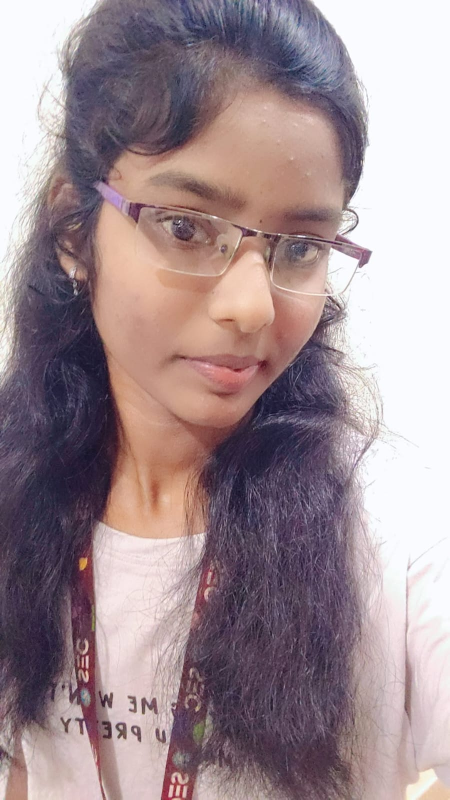
#> input picture photo 3.jpeg, 899 x 1599 px, found by its file name (shown at 1/2 size)
$ jupyter execute --allow-errors Ex-1.ipynb   (shell and % lines are left out)
#> lines starting #> are read from the running program, lines starting #| are printed output that depends on the picture; after the words box and inside, x2 and y2 are one past the last pixel; in counts of white or black regions, pixels touching at a corner belong together
## EXP-1-Image-Handling-and-Pixel-Transformations-Using-OpenCV

## Name : DIVYA PRIYA S

## REG NO : 212225240037

#> (a cell that did not finish here is left out)

[cell 2]
import cv2
import matplotlib.pyplot as plt

[cell 3]
# Read the image using OpenCV
img = cv2.imread(r"C:\Users\acer\Downloads\photo 3.jpeg", cv2.IMREAD_COLOR)
#> img is the input picture: shape (1599, 899, 3); mean B, G, R 146.5, 141.3, 159.9

[cell 4]
# Convert BGR (OpenCV's default) to RGB (Matplotlib's expected color order)
img_rgb = cv2.cvtColor(img, cv2.COLOR_BGR2RGB)

[cell 5]
# Display the image using Matplotlib
plt.imshow(img_rgb, cmap='viridis')  # You can change 'viridis' to another cmap or use None for RGB images
plt.title("Original Image")
plt.axis('off')  # Removes axis ticks and labels
plt.show()

[cell 6]
# Load the image
image = cv2.imread('Qno. 1.jpg')

[cell 7]
# Convert BGR (OpenCV's default) to RGB (Matplotlib's expected color order)
img_rgb = cv2.cvtColor(img, cv2.COLOR_BGR2RGB)

[cell 8]
img_rgb.shape
#> Out = (1599, 899, 3)

[cell 9]
# Draw a line from top-left to bottom-right
line_img = cv2.line(img_rgb, (0, 0), (768, 600), (255, 0, 0), 2) # cv2.line(image, start_point, end_point, color, thickness)

[cell 10]
plt.imshow(line_img, cmap='viridis')
plt.title("Image with Line")
plt.axis('off')
plt.show()

[cell 11]
# Load the image
image = cv2.imread('Qno. 1.jpg')

# Convert BGR (OpenCV's default) to RGB (Matplotlib's expected color order)
img_rgb = cv2.cvtColor(img, cv2.COLOR_BGR2RGB)

[cell 12]
img_rgb.shape
#> Out = (1599, 899, 3)

[cell 13]
circle_img = cv2.circle(img_rgb,(400,300),150,(255,0,0),10) # cv2.circle(image, center, radius, color, thickness)

[cell 14]
plt.imshow(circle_img, cmap='viridis')
plt.title("Image with Circle")
plt.axis('off')
plt.show()

[cell 15]
# Load the image
image = cv2.imread('Qno. 1.jpg')

# Convert BGR (OpenCV's default) to RGB (Matplotlib's expected color order)
img_rgb = cv2.cvtColor(img, cv2.COLOR_BGR2RGB)

[cell 16]
img.shape
#> Out = (1599, 899, 3)

[cell 17]
# Draw a rectangle around the Whole image
rectangle_img = cv2.rectangle(img_rgb, (0, 0), (768, 600), (0, 0, 255), 10)  # cv2.rectangle(image, start_point, end_point, color, thickness)

[cell 18]
plt.imshow(rectangle_img, cmap='viridis')
plt.title("Image with Rectangle")
plt.axis('off')
plt.show()

[cell 19]
# Load the image
image = cv2.imread('Qno. 1.jpg')

# Convert BGR (OpenCV's default) to RGB (Matplotlib's expected color order)
img_rgb = cv2.cvtColor(img, cv2.COLOR_BGR2RGB)

[cell 20]
# Add text to the image
text_img = cv2.putText(img_rgb, "OpenCV Drawing", (10, 30), cv2.FONT_HERSHEY_SIMPLEX, 1, (255, 0, 0), 10)  ## cv2.putText(image, text, position, font, font_scale, color, thickness)

[cell 21]
plt.imshow(text_img, cmap='viridis')
plt.title("Image with Text")
plt.axis('off')
plt.show()

[cell 22]
# Load the image
image = cv2.imread(r"C:\Users\acer\Downloads\photo 3.jpeg", cv2.IMREAD_COLOR)

[cell 23]
image_rgb = cv2.cvtColor(image, cv2.COLOR_BGR2RGB)

[cell 24]
# Original RGB Image
plt.imshow(image_rgb)
plt.title("Original RGB Image")
plt.axis("off")

[cell 25]
# Convert RGB to HSV
image_hsv = cv2.cvtColor(image_rgb, cv2.COLOR_RGB2HSV)
#> image_hsv: shape (1599, 899, 3); mean H, S, V 98, 50.8, 164.2

[cell 26]
# HSV Image
plt.imshow(image_hsv)
plt.title("HSV Image")
plt.axis("off")

[cell 27]
# Convert RGB to GRAY
image_gray = cv2.cvtColor(image_rgb, cv2.COLOR_RGB2GRAY)
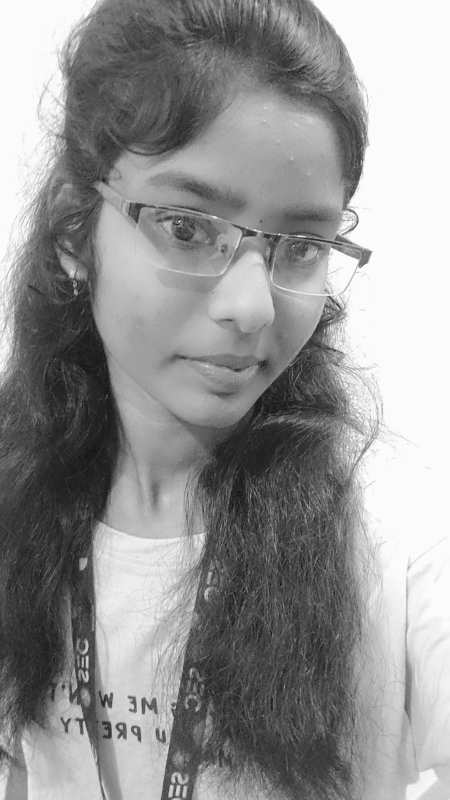
#> image_gray: shape (1599, 899) (shown at 1/2 size); min 8, max 255, mean 147.4

[cell 28]
# Grayscale Image
plt.imshow(image_gray, cmap='gray')
plt.title("Grayscale Image")
plt.axis("off")

[cell 29]
# Convert RGB to YCrCb
image_ycrcb = cv2.cvtColor(image_rgb, cv2.COLOR_RGB2YCrCb)
#> image_ycrcb: shape (1599, 899, 3); mean of channels 0, 1, 2 147.4, 136.8, 127.4

[cell 30]
# YCrCb Image
plt.imshow(image_ycrcb)
plt.title("YCrCb Image")
plt.axis("off")

[cell 31]
# Convert HSV back to RGB
image_hsv_to_rgb = cv2.cvtColor(image_hsv, cv2.COLOR_HSV2RGB)

[cell 32]
plt.imshow(image_hsv_to_rgb)
plt.title("HSV to RGB Image")
plt.axis("off")

[cell 33]
# Modify a block of pixels (300x300) to white, starting from (200, 200)
image[200:500, 200:500] = [255, 255, 255]  # Rows: 200-499, Columns: 200-499
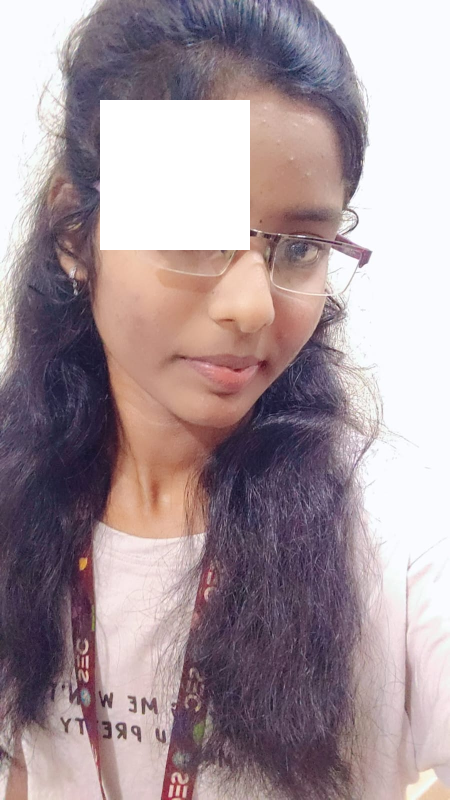
#> image: shape (1599, 899, 3) (shown at 1/2 size); 6.26% of pixels changed, all inside (x1, y1, x2, y2) = (200, 200, 500, 500)

[cell 34]
# Convert BGR to RGB for displaying with Matplotlib
image_rgb = cv2.cvtColor(image, cv2.COLOR_BGR2RGB)

[cell 35]
# Display the modified image
plt.imshow(image_rgb)
plt.title("Image with 300x300 White Block")
plt.axis("off")
plt.show()

[cell 36]
# Load the image
image = cv2.imread(r"C:\Users\acer\Downloads\photo 3.jpeg", cv2.IMREAD_COLOR)

[cell 37]
image.shape
#> Out = (1599, 899, 3)

[cell 38]
# Resize the image to half its size
resized_image = cv2.resize(image, (768 // 2, 600 // 2))  # (new_width, new_height)
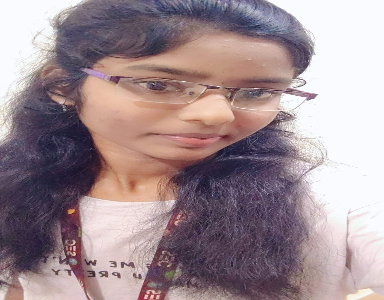
#> resized_image: shape (300, 384, 3); mean B, G, R 146.4, 141.3, 159.8

[cell 39]
# Convert BGR to RGB for displaying with Matplotlib
resized_image_rgb = cv2.cvtColor(resized_image, cv2.COLOR_BGR2RGB)

[cell 40]
resized_image_rgb.shape
#> Out = (300, 384, 3)

[cell 41]
# Display the resized image
plt.imshow(resized_image_rgb)
plt.title("Resized Image (Half Size)")
plt.axis("off")
plt.show()

[cell 42]
# Load the image
image = cv2.imread(r"C:\Users\acer\Downloads\photo 3.jpeg", cv2.IMREAD_COLOR)

[cell 43]
image.shape

[cell 44]
# Crop a 300x300 region starting from (50, 50)
roi = image[50:350, 50:350]  # Rows: 50-349, Columns: 50-349
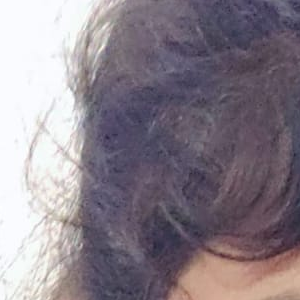
#> roi: shape (300, 300, 3); mean B, G, R 138.6, 128.9, 138.4

[cell 45]
# Convert BGR to RGB for displaying with Matplotlib
roi_rgb = cv2.cvtColor(roi, cv2.COLOR_BGR2RGB)

[cell 46]
# Display the cropped region (ROI)
plt.imshow(roi_rgb)
plt.title("Cropped Region of Interest (ROI)")
plt.axis("off")
plt.show()

[cell 47]
# Load the image
image = cv2.imread(r"C:\Users\acer\Downloads\photo 3.jpeg", cv2.IMREAD_COLOR)

[cell 48]
# Flip the image horizontally (left-right)
flipped_horizontally = cv2.flip(image, 1)
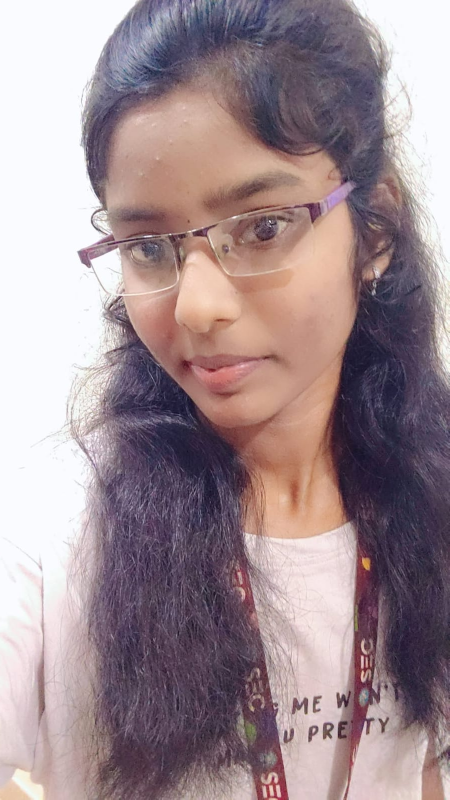
#> flipped_horizontally: shape (1599, 899, 3) (shown at 1/2 size); mean B, G, R 146.5, 141.3, 159.9

[cell 49]
# Convert BGR to RGB for displaying with Matplotlib
flipped_horizontally_rgb = cv2.cvtColor(flipped_horizontally, cv2.COLOR_BGR2RGB)

[cell 50]
# Horizontal flip
plt.imshow(flipped_horizontally_rgb)
plt.title("Flipped Horizontally")
plt.axis("off")

[cell 51]
# Flip the image vertically (up-down)
flipped_vertically = cv2.flip(image, 0)
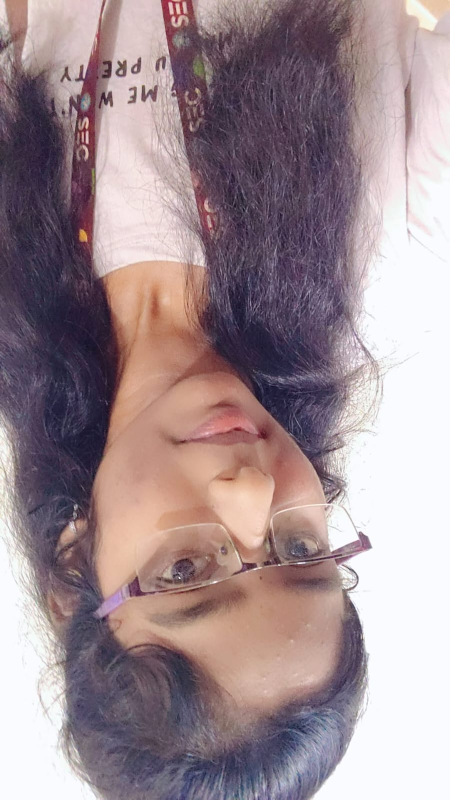
#> flipped_vertically: shape (1599, 899, 3) (shown at 1/2 size); mean B, G, R 146.5, 141.3, 159.9

[cell 52]
# Convert BGR to RGB for displaying with Matplotlib
flipped_vertically_rgb = cv2.cvtColor(flipped_vertically, cv2.COLOR_BGR2RGB)
